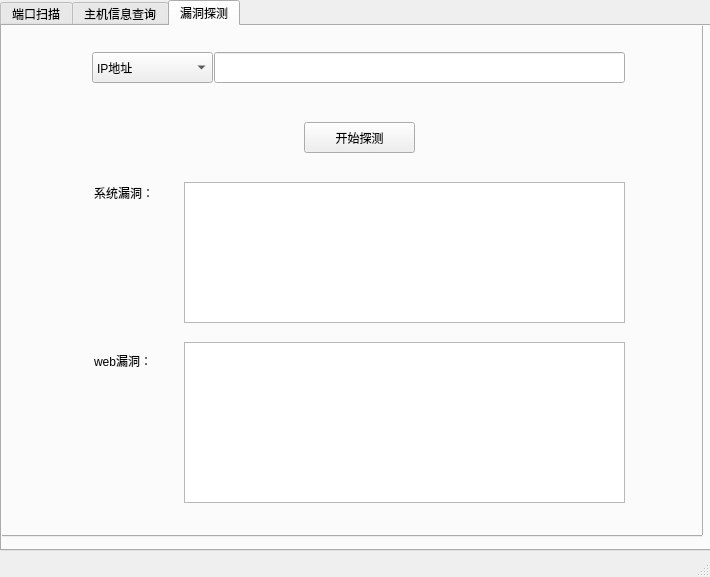
<?xml version="1.0" encoding="UTF-8"?>
<ui version="4.0">
 <class>MainWindow</class>
 <widget class="QMainWindow" name="MainWindow">
  <property name="geometry">
   <rect>
    <x>0</x>
    <y>0</y>
    <width>710</width>
    <height>577</height>
   </rect>
  </property>
  <property name="windowTitle">
   <string>MainWindow</string>
  </property>
  <widget class="QWidget" name="centralwidget">
   <widget class="QTabWidget" name="tabWidget">
    <property name="geometry">
     <rect>
      <x>0</x>
      <y>0</y>
      <width>711</width>
      <height>551</height>
     </rect>
    </property>
    <property name="currentIndex">
     <number>2</number>
    </property>
    <widget class="QWidget" name="tab">
     <attribute name="title">
      <string>端口扫描</string>
     </attribute>
     <widget class="QLineEdit" name="lineEdit">
      <property name="geometry">
       <rect>
        <x>190</x>
        <y>20</y>
        <width>321</width>
        <height>31</height>
       </rect>
      </property>
     </widget>
     <widget class="QPushButton" name="pushButton">
      <property name="geometry">
       <rect>
        <x>260</x>
        <y>200</y>
        <width>75</width>
        <height>23</height>
       </rect>
      </property>
      <property name="text">
       <string>开始扫描</string>
      </property>
     </widget>
     <widget class="QLabel" name="label_4">
      <property name="geometry">
       <rect>
        <x>110</x>
        <y>230</y>
        <width>81</width>
        <height>31</height>
       </rect>
      </property>
      <property name="text">
       <string>扫描结果：</string>
      </property>
     </widget>
     <widget class="QLabel" name="label_2">
      <property name="geometry">
       <rect>
        <x>260</x>
        <y>150</y>
        <width>21</width>
        <height>16</height>
       </rect>
      </property>
      <property name="text">
       <string>从</string>
      </property>
     </widget>
     <widget class="QTextBrowser" name="textBrowser">
      <property name="geometry">
       <rect>
        <x>110</x>
        <y>270</y>
        <width>401</width>
        <height>231</height>
       </rect>
      </property>
     </widget>
     <widget class="QRadioButton" name="radioButton_2">
      <property name="geometry">
       <rect>
        <x>150</x>
        <y>140</y>
        <width>111</width>
        <height>41</height>
       </rect>
      </property>
      <property name="text">
       <string>指定端口范围：</string>
      </property>
     </widget>
     <widget class="QLabel" name="label">
      <property name="geometry">
       <rect>
        <x>410</x>
        <y>140</y>
        <width>21</width>
        <height>31</height>
       </rect>
      </property>
      <property name="text">
       <string>到</string>
      </property>
     </widget>
     <widget class="QSpinBox" name="spinBox_3">
      <property name="geometry">
       <rect>
        <x>400</x>
        <y>140</y>
        <width>61</width>
        <height>31</height>
       </rect>
      </property>
     </widget>
     <widget class="QSpinBox" name="spinBox_2">
      <property name="geometry">
       <rect>
        <x>290</x>
        <y>140</y>
        <width>61</width>
        <height>31</height>
       </rect>
      </property>
     </widget>
     <widget class="QRadioButton" name="radioButton">
      <property name="geometry">
       <rect>
        <x>150</x>
        <y>70</y>
        <width>111</width>
        <height>31</height>
       </rect>
      </property>
      <property name="text">
       <string>指定某个端口：</string>
      </property>
     </widget>
     <widget class="QSpinBox" name="spinBox">
      <property name="geometry">
       <rect>
        <x>290</x>
        <y>70</y>
        <width>81</width>
        <height>31</height>
       </rect>
      </property>
     </widget>
     <widget class="QComboBox" name="comboBox">
      <property name="geometry">
       <rect>
        <x>120</x>
        <y>20</y>
        <width>69</width>
        <height>31</height>
       </rect>
      </property>
      <item>
       <property name="text">
        <string>IP地址</string>
       </property>
      </item>
      <item>
       <property name="text">
        <string>域名</string>
       </property>
      </item>
     </widget>
    </widget>
    <widget class="QWidget" name="tab_2">
     <attribute name="title">
      <string>主机信息查询</string>
     </attribute>
     <widget class="QLineEdit" name="lineEdit_2">
      <property name="geometry">
       <rect>
        <x>262</x>
        <y>30</y>
        <width>321</width>
        <height>31</height>
       </rect>
      </property>
     </widget>
     <widget class="QComboBox" name="comboBox_2">
      <property name="geometry">
       <rect>
        <x>140</x>
        <y>30</y>
        <width>121</width>
        <height>31</height>
       </rect>
      </property>
      <item>
       <property name="text">
        <string>IP地址</string>
       </property>
      </item>
      <item>
       <property name="text">
        <string>域名</string>
       </property>
      </item>
     </widget>
     <widget class="QPushButton" name="pushButton_2">
      <property name="geometry">
       <rect>
        <x>300</x>
        <y>80</y>
        <width>111</width>
        <height>31</height>
       </rect>
      </property>
      <property name="text">
       <string>开始查询</string>
      </property>
     </widget>
     <widget class="QTextBrowser" name="textBrowser_2">
      <property name="geometry">
       <rect>
        <x>140</x>
        <y>180</y>
        <width>451</width>
        <height>321</height>
       </rect>
      </property>
     </widget>
     <widget class="QLabel" name="label_3">
      <property name="geometry">
       <rect>
        <x>100</x>
        <y>110</y>
        <width>541</width>
        <height>31</height>
       </rect>
      </property>
      <property name="text">
       <string>（查询目标的操作系统、子域名、旁站IP、有无CDN、是否为蜜罐）</string>
      </property>
     </widget>
     <widget class="QLabel" name="label_5">
      <property name="geometry">
       <rect>
        <x>140</x>
        <y>140</y>
        <width>81</width>
        <height>41</height>
       </rect>
      </property>
      <property name="text">
       <string>查询结果：</string>
      </property>
     </widget>
    </widget>
    <widget class="QWidget" name="tab_3">
     <attribute name="title">
      <string>漏洞探测</string>
     </attribute>
     <widget class="QComboBox" name="comboBox_3">
      <property name="geometry">
       <rect>
        <x>130</x>
        <y>40</y>
        <width>69</width>
        <height>31</height>
       </rect>
      </property>
      <item>
       <property name="text">
        <string>IP地址</string>
       </property>
      </item>
      <item>
       <property name="text">
        <string>域名</string>
       </property>
      </item>
     </widget>
     <widget class="QLineEdit" name="lineEdit_3">
      <property name="geometry">
       <rect>
        <x>200</x>
        <y>40</y>
        <width>321</width>
        <height>31</height>
       </rect>
      </property>
     </widget>
     <widget class="QTabWidget" name="tabWidget_2">
      <property name="geometry">
       <rect>
        <x>-10</x>
        <y>-40</y>
        <width>711</width>
        <height>551</height>
       </rect>
      </property>
      <property name="currentIndex">
       <number>2</number>
      </property>
      <widget class="QWidget" name="tab_4">
       <attribute name="title">
        <string>端口扫描</string>
       </attribute>
       <widget class="QLineEdit" name="lineEdit_4">
        <property name="geometry">
         <rect>
          <x>190</x>
          <y>20</y>
          <width>321</width>
          <height>31</height>
         </rect>
        </property>
       </widget>
       <widget class="QPushButton" name="pushButton_3">
        <property name="geometry">
         <rect>
          <x>260</x>
          <y>200</y>
          <width>75</width>
          <height>23</height>
         </rect>
        </property>
        <property name="text">
         <string>开始扫描</string>
        </property>
       </widget>
       <widget class="QLabel" name="label_6">
        <property name="geometry">
         <rect>
          <x>110</x>
          <y>230</y>
          <width>81</width>
          <height>31</height>
         </rect>
        </property>
        <property name="text">
         <string>扫描结果：</string>
        </property>
       </widget>
       <widget class="QLabel" name="label_7">
        <property name="geometry">
         <rect>
          <x>260</x>
          <y>150</y>
          <width>21</width>
          <height>16</height>
         </rect>
        </property>
        <property name="text">
         <string>从</string>
        </property>
       </widget>
       <widget class="QTextBrowser" name="textBrowser_3">
        <property name="geometry">
         <rect>
          <x>110</x>
          <y>270</y>
          <width>401</width>
          <height>231</height>
         </rect>
        </property>
       </widget>
       <widget class="QRadioButton" name="radioButton_3">
        <property name="geometry">
         <rect>
          <x>150</x>
          <y>140</y>
          <width>111</width>
          <height>41</height>
         </rect>
        </property>
        <property name="text">
         <string>指定端口范围：</string>
        </property>
       </widget>
       <widget class="QLabel" name="label_8">
        <property name="geometry">
         <rect>
          <x>410</x>
          <y>140</y>
          <width>21</width>
          <height>31</height>
         </rect>
        </property>
        <property name="text">
         <string>到</string>
        </property>
       </widget>
       <widget class="QSpinBox" name="spinBox_4">
        <property name="geometry">
         <rect>
          <x>400</x>
          <y>140</y>
          <width>61</width>
          <height>31</height>
         </rect>
        </property>
       </widget>
       <widget class="QSpinBox" name="spinBox_5">
        <property name="geometry">
         <rect>
          <x>290</x>
          <y>140</y>
          <width>61</width>
          <height>31</height>
         </rect>
        </property>
       </widget>
       <widget class="QRadioButton" name="radioButton_4">
        <property name="geometry">
         <rect>
          <x>150</x>
          <y>70</y>
          <width>111</width>
          <height>31</height>
         </rect>
        </property>
        <property name="text">
         <string>指定某个端口：</string>
        </property>
       </widget>
       <widget class="QSpinBox" name="spinBox_6">
        <property name="geometry">
         <rect>
          <x>290</x>
          <y>70</y>
          <width>81</width>
          <height>31</height>
         </rect>
        </property>
       </widget>
       <widget class="QComboBox" name="comboBox_4">
        <property name="geometry">
         <rect>
          <x>120</x>
          <y>20</y>
          <width>69</width>
          <height>31</height>
         </rect>
        </property>
        <item>
         <property name="text">
          <string>IP地址</string>
         </property>
        </item>
        <item>
         <property name="text">
          <string>域名</string>
         </property>
        </item>
       </widget>
      </widget>
      <widget class="QWidget" name="tab_5">
       <attribute name="title">
        <string>主机信息查询</string>
       </attribute>
       <widget class="QLineEdit" name="lineEdit_5">
        <property name="geometry">
         <rect>
          <x>210</x>
          <y>30</y>
          <width>321</width>
          <height>31</height>
         </rect>
        </property>
       </widget>
       <widget class="QComboBox" name="comboBox_5">
        <property name="geometry">
         <rect>
          <x>140</x>
          <y>30</y>
          <width>69</width>
          <height>31</height>
         </rect>
        </property>
        <item>
         <property name="text">
          <string>IP地址</string>
         </property>
        </item>
        <item>
         <property name="text">
          <string>域名</string>
         </property>
        </item>
       </widget>
       <widget class="QPushButton" name="pushButton_4">
        <property name="geometry">
         <rect>
          <x>270</x>
          <y>80</y>
          <width>111</width>
          <height>31</height>
         </rect>
        </property>
        <property name="text">
         <string>开始查询</string>
        </property>
       </widget>
       <widget class="QTextBrowser" name="textBrowser_4">
        <property name="geometry">
         <rect>
          <x>135</x>
          <y>181</y>
          <width>401</width>
          <height>321</height>
         </rect>
        </property>
       </widget>
       <widget class="QLabel" name="label_9">
        <property name="geometry">
         <rect>
          <x>160</x>
          <y>110</y>
          <width>411</width>
          <height>31</height>
         </rect>
        </property>
        <property name="text">
         <string>（查询目标的操作系统、子域名、旁站IP、有无CDN、是否为蜜罐）</string>
        </property>
       </widget>
       <widget class="QLabel" name="label_10">
        <property name="geometry">
         <rect>
          <x>130</x>
          <y>140</y>
          <width>81</width>
          <height>41</height>
         </rect>
        </property>
        <property name="text">
         <string>查询结果：</string>
        </property>
       </widget>
      </widget>
      <widget class="QWidget" name="tab_6">
       <attribute name="title">
        <string>漏洞探测</string>
       </attribute>
       <widget class="QComboBox" name="comboBox_6">
        <property name="geometry">
         <rect>
          <x>98</x>
          <y>40</y>
          <width>121</width>
          <height>31</height>
         </rect>
        </property>
        <item>
         <property name="text">
          <string>IP地址</string>
         </property>
        </item>
        <item>
         <property name="text">
          <string>域名</string>
         </property>
        </item>
       </widget>
       <widget class="QLineEdit" name="lineEdit_6">
        <property name="geometry">
         <rect>
          <x>220</x>
          <y>40</y>
          <width>411</width>
          <height>31</height>
         </rect>
        </property>
       </widget>
       <widget class="QPushButton" name="pushButton_5">
        <property name="geometry">
         <rect>
          <x>310</x>
          <y>110</y>
          <width>111</width>
          <height>31</height>
         </rect>
        </property>
        <property name="text">
         <string>开始探测</string>
        </property>
       </widget>
       <widget class="QLabel" name="label_11">
        <property name="geometry">
         <rect>
          <x>100</x>
          <y>170</y>
          <width>121</width>
          <height>21</height>
         </rect>
        </property>
        <property name="text">
         <string>系统漏洞：</string>
        </property>
       </widget>
       <widget class="QTextBrowser" name="textBrowser_5">
        <property name="geometry">
         <rect>
          <x>190</x>
          <y>170</y>
          <width>441</width>
          <height>141</height>
         </rect>
        </property>
       </widget>
       <widget class="QLabel" name="label_12">
        <property name="geometry">
         <rect>
          <x>100</x>
          <y>340</y>
          <width>81</width>
          <height>18</height>
         </rect>
        </property>
        <property name="text">
         <string>web漏洞：</string>
        </property>
       </widget>
       <widget class="QTextBrowser" name="textBrowser_6">
        <property name="geometry">
         <rect>
          <x>190</x>
          <y>330</y>
          <width>441</width>
          <height>161</height>
         </rect>
        </property>
       </widget>
      </widget>
     </widget>
    </widget>
   </widget>
  </widget>
  <widget class="QMenuBar" name="menubar">
   <property name="geometry">
    <rect>
     <x>0</x>
     <y>0</y>
     <width>710</width>
     <height>23</height>
    </rect>
   </property>
  </widget>
  <widget class="QStatusBar" name="statusbar"/>
 </widget>
 <resources/>
 <connections/>
</ui>
